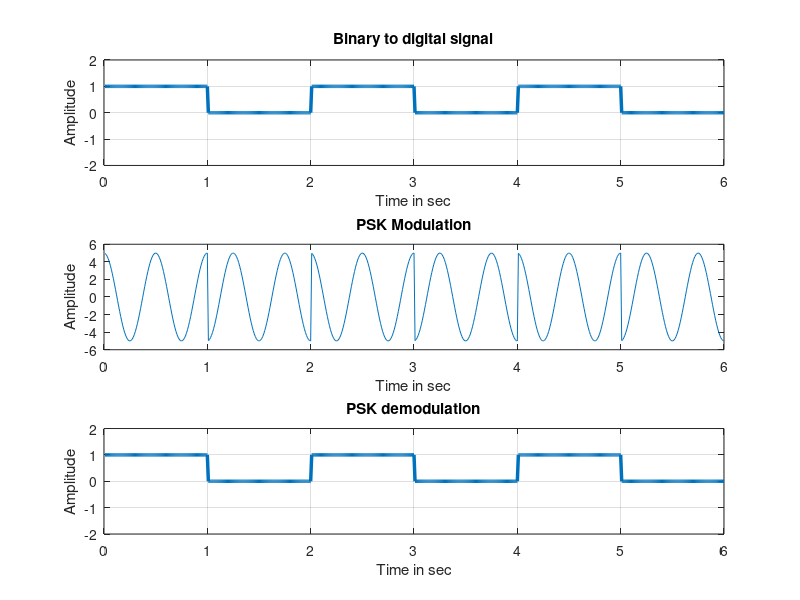

Write MATLAB code to recreate this figure.
clc;
clear all;
close all;
bitstream=[ 1 0 1 0 1 0]; % Binary Information
BitP=1; % bit rate
% binary information to digital signal
bit=[];
for n=1:1:length(bitstream)
 if bitstream(n)==1;
 se=ones(1,100);
 else bitstream(n)==0;
 se=zeros(1,100);
 end
 bit=[bit se];
end

t1=BitP/100:BitP/100:100*length(bitstream)*(BitP/100);
subplot(3,1,1);
plot(t1,bit,'lineWidth',2.5);grid on;
axis([ 0 BitP*length(bitstream) -2 2]);
ylabel('Amplitude');
xlabel('Time in sec');
title('Binary to digital signal');
% Binary-PSK
A=5; % Amplitude of carrier signal
br=1/BitP; % bit rate
f=br*2; % carrier frequency
t2=BitP/99:BitP/99:BitP;
ss=length(t2);
m=[];
for (i=1:1:length(bitstream))
 if (bitstream(i)==1)
 y=A*cos(2*pi*f*t2);
 else
 y=A*cos(2*pi*f*t2+pi); %A*cos(2*pi*f*t+pi) means -A*cos(2*pi*f*t)
 end
 m=[m y];
end
t3=BitP/99:BitP/99:BitP*length(bitstream);
subplot(3,1,2);
plot(t3,m);
xlabel('Time in sec');
ylabel('Amplitude');
title('PSK Modulation');
%Binary PSK demodulation
mn=[];
for n=ss:ss:length(m)
 t=BitP/99:BitP/99:BitP;
 y=cos(2*pi*f*t); % carrier siignal
 mm=y.*m((n-(ss-1)):n);
 t4=BitP/99:BitP/99:BitP;
 z=trapz(t4,mm) % intregation
 zz=round((2*z/BitP))
 if(zz>0) % logic level = (A+A)/2=0
 %becouse A*cos(2*pi*f*t+pi) means -A*cos(2*pi*f*t)
 a=1;
 else
 a=0;
 end
 mn=[mn a];
end
%PSK demodulation
bit=[];
for n=1:length(mn);
 if mn(n)==1;
 se=ones(1,100);
 else mn(n)==0;
 se=zeros(1,100);
 end
 bit=[bit se];
end
t4=BitP/100:BitP/100:100*length(mn)*(BitP/100);
subplot(3,1,3)
plot(t4,bit,'LineWidth',2.5);grid on;
axis([ 0 BitP*length(mn) -2 2]);
ylabel('Amplitude');
xlabel('Time in sec');
title('PSK demodulation');